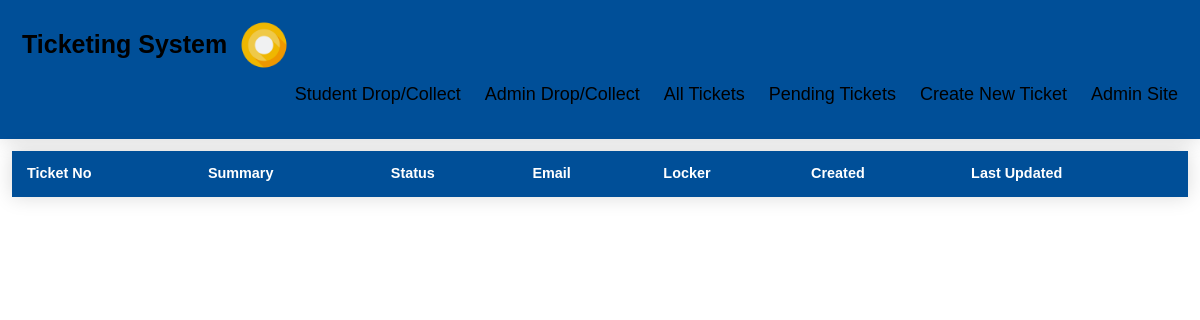
Before: /ticket/pending with the older database file.
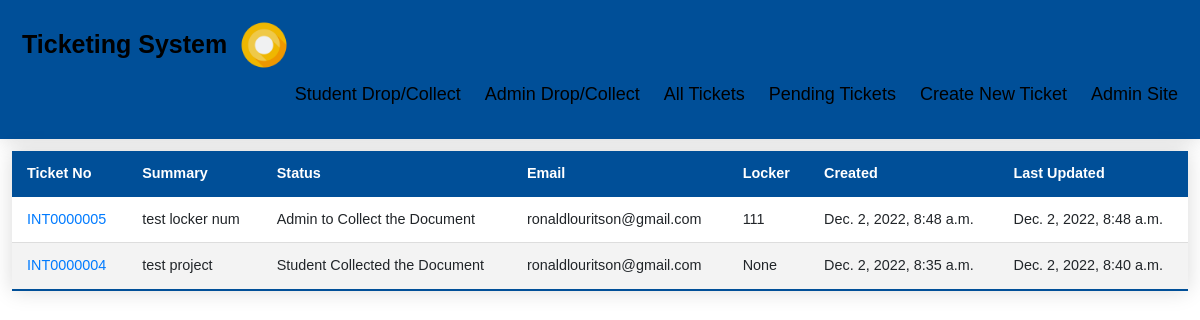
After: the same page with the newer database file.
### ticketApp/models.py (models this page shows)
class Ticket(models.Model):
	title = models.CharField(max_length=100)
	requester_email = models.EmailField(blank=True,null=True)
	status = models.CharField(max_length=60, choices=TicketStatus.choices, default=TicketStatus.STUDENT_TO_DROP)
	description = models.TextField()
	locker_num = models.ForeignKey('Locker', limit_choices_to={'locker_status': 'Available'}, null=True, blank=True, default=None, on_delete=models.CASCADE)
	tag_num = models.IntegerField(blank=True,null=True,default=None)
	created_at = models.DateTimeField('created at', auto_now_add=True)
	updated_at = models.DateTimeField('updated at', auto_now=True)

class Locker(models.Model):
	locker_num = models.IntegerField(blank=True,null=True)
	locker_status = models.CharField(max_length=15, choices=LockerStatus.choices, default=LockerStatus.AVAILABLE)
	locker_available = models.BooleanField(default=True)
	created_at = models.DateTimeField('created at', auto_now_add=True)
	updated_at = models.DateTimeField('updated at', auto_now=True)
	def __str__(self):
		return str(self.locker_num)

### ticketApp/views.py (the view)
# urls.py: path('ticket/pending', views.pending_ticket, name='pending_ticket'),
def pending_ticket(request):
	tickets = Ticket.objects.exclude(Q(status='Completed') | Q(status='Void')).order_by('-created_at')[:20]
	return render(request,'ticket_pending.html', {'tickets': tickets})

### ticketApp/templates/ticket_pending.html (shortened to what this page needs)
{% extends 'base.html' %}
{% block content %}
<table class="styled-table">
	<thead>
		<tr>
			<th>Ticket No</th>
			<th>Summary</th>
			<th>Status</th>
			<th>Email</th>
			<th>Locker</th>
			<th>Created</th>
			<th>Last Updated</th>
		</tr>
	</thead>
	<tbody>
		{% for ticket in tickets %}
		<tr>
			<td><a href="/ticket/details/{{ticket.id}}">INT{{ticket.id|stringformat:"07d"}}</td>
			<td>{{ticket.title}}</td>
			<td>{{ticket.status}}</td>
			<td>{{ticket.requester_email}}</td>
			<td>{{ticket.locker_num}}</td>
			<td>{{ticket.created_at}}</td>
			<td>{{ticket.updated_at}}</td>
		</tr>
		{% endfor %}
	</tbody>
</table>
{% endblock %}

Changed rows visible on the page:
added Ticket: id "0000005", title "test locker num", status "Admin to Collect the Document", requester_email "ronaldlouritson@gmail.com", locker_num "111", created_at "Dec. 2, 2022, 8:48 a.m.", updated_at "Dec. 2, 2022, 8:48 a.m."
added Ticket: id "0000004", title "test project", status "Student Collected the Document", requester_email "ronaldlouritson@gmail.com", locker_num "None", created_at "Dec. 2, 2022, 8:35 a.m.", updated_at "Dec. 2, 2022, 8:40 a.m."
